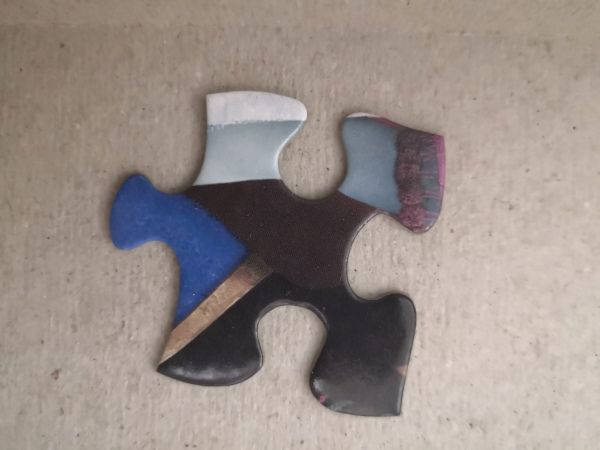
#> input picture Lab2/Images/image-83.jpg, 600 x 450 px
$ jupyter execute lab2.ipynb
#> lines starting #> are read from the running program, lines starting #| are printed output that depends on the picture
[cell 1]
import cv2
import numpy as np
import skimage
import imageio
import mpmath
import matplotlib.pyplot as plt
import seaborn as sns
import PIL

Question 1 Filters

[cell 2]
def GaussFilter(size, sigma):
    values =np.arange(-(size//2), size//2 + 1)
    x, y = np.meshgrid(values, values)
    g = (1/(2*np.pi * sigma**2)) * np.exp(-(x**2 + y**2)/(2*sigma**2))
    #normalisng it - sometimes the sum is not perfectly 1...
    g /= np.sum(g)
    # print(np.sum(g))
    return g

test_gauss = GaussFilter(49, 10**0.5)
plt.imshow(test_gauss, cmap="inferno")

[cell 3]
def LoG(size, sigma):
    values =np.arange(-(size//2), size//2 + 1)
    x, y = np.meshgrid(values, values)

    g = -((1)/(np.pi * sigma ** 4 )) * \
        (1- (x**2 + y**2)/(2* sigma **2)) * \
        np.exp(-(x**2 + y**2)/(2*sigma**2))


    return g
test_log = LoG(49, 10**0.5)
plt.imshow(test_log,cmap="inferno")
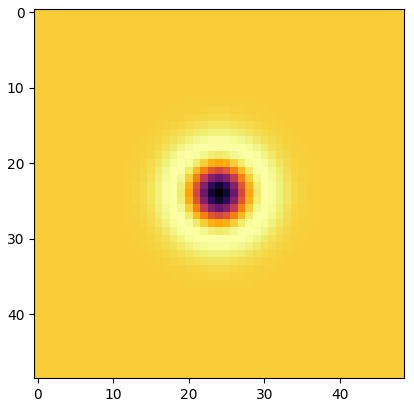
#> figure drawn by matplotlib, 1 panel

[cell 4]
def DoG(size, sigma, K):
    values =np.arange(-(size//2), size//2 + 1)
    x, y = np.meshgrid(values, values)

    g = (1/(2 * np.pi * sigma **2)) * \
        np.exp(-(x**2 + y ** 2)/(2 * sigma **2)) - \
        (1/ (2 * np.pi * K**2 *sigma**2)) * \
        np.exp(-(x**2 + y ** 2)/(2 * K**2 * sigma **2))

    return g

test_dog = DoG(49, 5, 10)
plt.imshow(test_dog,cmap="inferno")
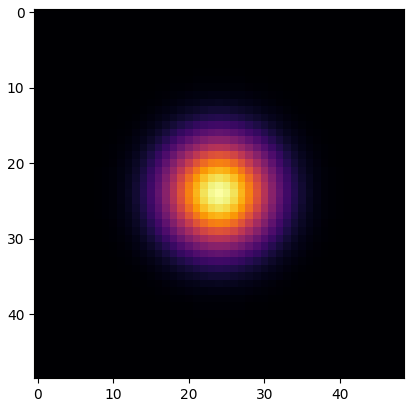
#> figure drawn by matplotlib, 1 panel
#> further down, image is the input picture: shape (450, 600, 3); mean B, G, R 137, 142.6, 153.3
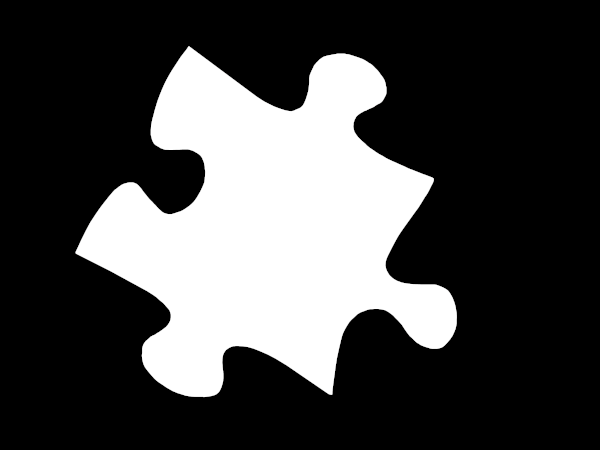
#> input picture Lab2/Images/mask-35.png, 600 x 450 px

Question 3

[cell 5]
def getLBPs(img,show_plot=False):
    lbps = []
    radii = [4, 8, 16, 24, 32]
    for radius in radii:
        lbp = skimage.feature.local_binary_pattern(img,12,radius,'uniform')
        lbps.append(lbp)

    if show_plot:
        fig, axes = plt.subplots(1, 5, figsize=(15, 5))
        for i, (img, label) in enumerate(zip(lbps, radii)):
            axes[i].imshow(img, cmap="gray")
            axes[i].axis('off')
            axes[i].set_title(label)

        plt.tight_layout()
        plt.show()

    return np.array(lbps)

[cell 6]
def apply_haar_filter(integral_images, filter_size,show_plot=False):
    h, w = integral_images[0].shape
    # integral images have a buffer at the end of each axis
    h= h-1
    w= w-1
    response = np.zeros((len(integral_images),h,w))

    for i in range(len(integral_images)):  # For each channel (R, G, B)
        integral_image = integral_images[i]

        for y in range(h):
            for x in range(w):
                A = integral_image[max(0,y - filter_size//2),max(0,x - filter_size//2)]
                B = integral_image[max(0,y - filter_size//2),min(w,x + filter_size//2)]
                C = integral_image[min(h,y + filter_size//2),max(0,x - filter_size//2)]
                D = integral_image[min(h,y + filter_size//2), min(w,x + filter_size//2)]

                pos_sum = A + D

                neg_sum = B + C

                response[i,y,x] = pos_sum - neg_sum

    if show_plot:
        fig, axes = plt.subplots(1, 3, figsize=(15, 5))
        for i  in range(response.shape[0]):
            axes[i].imshow(response[i].astype(np.uint8), )
            axes[i].axis('off')

        plt.tight_layout()
        plt.show()

    return response

Section 4

[cell 7]
def getFeatures(training_img, mask, show_plot=True):

#> called with show_plot = True
    vertical_prewitt = np.array([
        [1,1,1],
        [0,0,0],
        [-1,-1,-1]
    ])
    horizontal_prewitt = np.array([
        [1,0,-1],
        [1,0,-1],
        [1,0,-1]
    ])

    laplacian = np.array([
        [0,-1,0],
        [-1,4,-1],
        [0,-1,0]
    ])

    gauss = GaussFilter(49, 10**0.5)
    lgauss =  LoG(49, 10**0.5)
    dgauss = DoG(49,5,10)

    binary_mask = mask>128
#> binary_mask: shape (450, 600) bool; every value is 1
    #plt.imshow(binary_mask)

    #add dimensions
    # print(binary_mask.shape)
    hsv_training_img = cv2.cvtColor(training_img, cv2.COLOR_BGR2RGB)
    v,s,h = cv2.split(hsv_training_img)
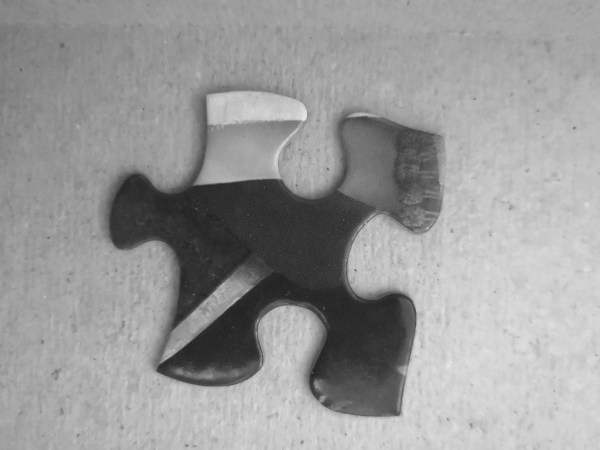
#> v: shape (450, 600); min 30, max 232, mean 153.3
    h, s,v = h*binary_mask, s*binary_mask, v*binary_mask
    # print(h.shape)
    b,g,r = cv2.split(training_img)
    r,g,b = r*binary_mask, g*binary_mask, b*binary_mask


    # get vertical prewitt for separated channels

    vert_prewitt_r = cv2.filter2D(src=r, ddepth=-1, kernel=vertical_prewitt)
    vert_prewitt_g = cv2.filter2D(src=g, ddepth=-1, kernel=vertical_prewitt)
    vert_prewitt_b = cv2.filter2D(src=b, ddepth=-1, kernel=vertical_prewitt)
    # get horizontal prewitt for separated channels

    hori_prewitt_r = cv2.filter2D(src=r, ddepth=-1, kernel=horizontal_prewitt)
    hori_prewitt_g = cv2.filter2D(src=g, ddepth=-1, kernel=horizontal_prewitt)
    hori_prewitt_b = cv2.filter2D(src=b, ddepth=-1, kernel=horizontal_prewitt)
    # get Laplacian for separated channels

    laplace_r = cv2.filter2D(src=r, ddepth=-1, kernel=laplacian)
    laplace_g = cv2.filter2D(src=g, ddepth=-1, kernel=laplacian)
    laplace_b = cv2.filter2D(src=b, ddepth=-1, kernel=laplacian)

    # get gaussian for seperate channels
    gauss_r = cv2.filter2D(src=r, ddepth=-1, kernel = gauss)
    gauss_g = cv2.filter2D(src=g, ddepth=-1, kernel = gauss)
    gauss_b = cv2.filter2D(src=b, ddepth=-1, kernel = gauss)

    # get log of gaussian for seperate channels
    l_gauss_r = cv2.filter2D(src=r, ddepth=-1, kernel = lgauss)
    l_gauss_g = cv2.filter2D(src=g, ddepth=-1, kernel = lgauss)
    l_gauss_b = cv2.filter2D(src=b, ddepth=-1, kernel = lgauss)
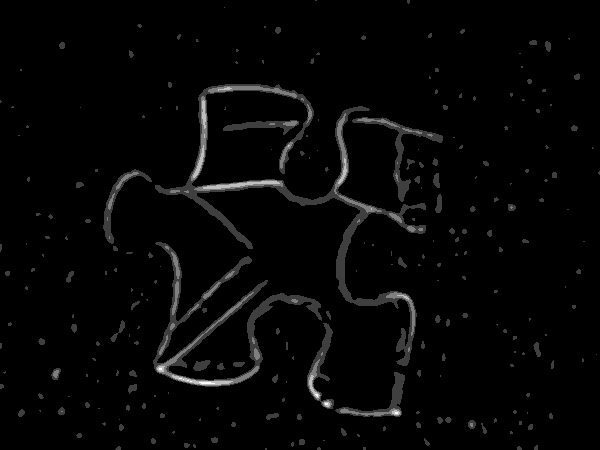
#> l_gauss_b: shape (450, 600); min 0, max 4, mean 0.0924; drawn with min black and max white

    # get log of gaussian for seperate channels
    d_gauss_r = cv2.filter2D(src=r, ddepth=-1, kernel = dgauss)
    d_gauss_g = cv2.filter2D(src=g, ddepth=-1, kernel = dgauss)
    d_gauss_b = cv2.filter2D(src=b, ddepth=-1, kernel = dgauss)
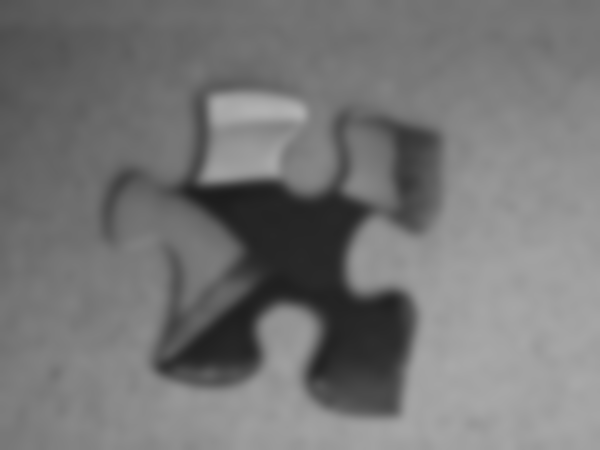
#> d_gauss_b: shape (450, 600); min 28, max 178, mean 117.7

    # get LBPs for seperate channels
    lbp_r = getLBPs(r)
#> after the loop in getLBPs, `for radius in radii:`: lbps = 5 items
    lbp_g = getLBPs(g)
    lbp_b = getLBPs(b)
#> the loop in getLBPs (call 3), `for radius in radii:` made 5 passes
#> pass 1, in getLBPs (call 3), `lbp = skimage.feature.local_binary_pattern(img,12,radius,'uniform')`:
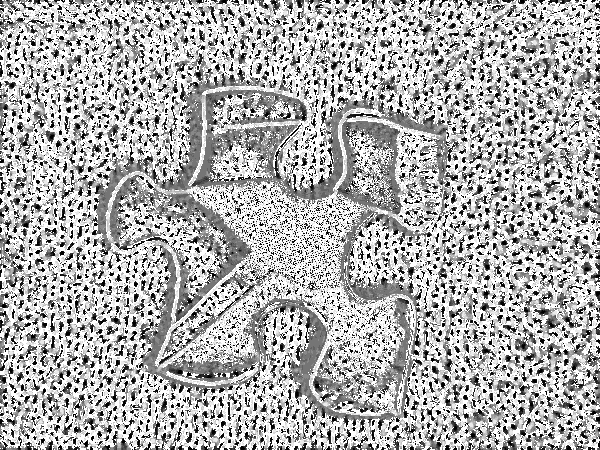
#> lbp: shape (450, 600) float64; min 0, max 13, mean 8.91; drawn with min black and max white
#> pass 3, in getLBPs (call 3), `lbp = skimage.feature.local_binary_pattern(img,12,radius,'uniform')`:
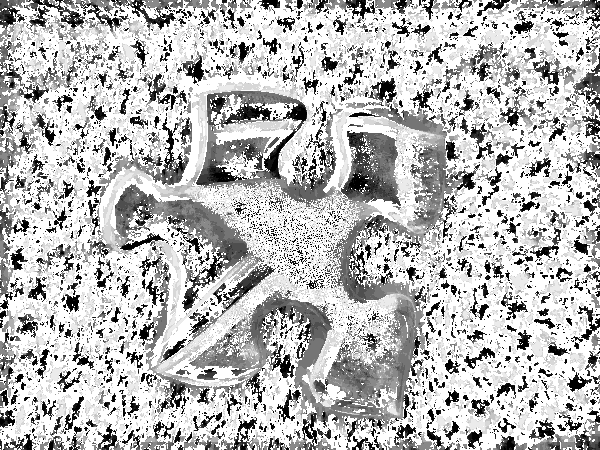
#> lbp: shape (450, 600) float64; min 0, max 13, mean 9.46; drawn with min black and max white

    # get Harr for seperate channels and sizes
    integral_images = [cv2.integral(training_img[:,:,i]) for i in range(3)]
#> integral_images = 3 items
    haar4 = apply_haar_filter(integral_images,4)
#> the loop in apply_haar_filter, `for i in range(len(integral_images)):` made 3 passes
#> pass 1, in apply_haar_filter, `integral_image = integral_images[i]`:
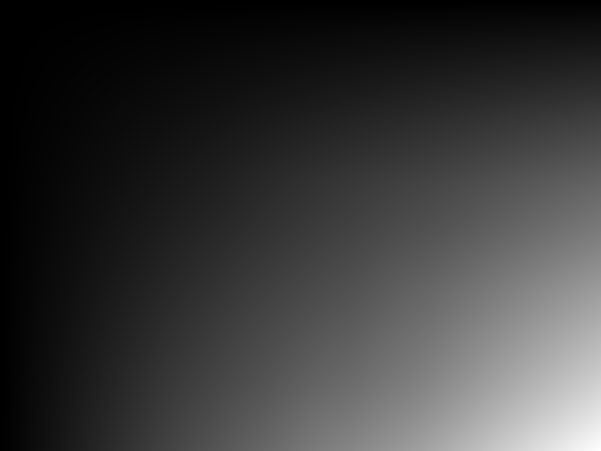
#> integral_image: shape (451, 601) int32; min 0, max 36998599, mean 8335450.4; drawn with min black and max white
    haar4_r = haar4[0]
    haar4_g = haar4[1]
    haar4_b = haar4[2]
    #haar4_r, haar4_g, haar4_b = haar4[0],haar4[1],haar4[2]
    haar8 = apply_haar_filter(integral_images,8)
#> the loop in apply_haar_filter (call 2), `for i in range(len(integral_images)):` made 3 passes
    haar8_r, haar8_g, haar8_b = haar8[0],haar8[1],haar8[2]
    haar16 = apply_haar_filter(integral_images,16)
    haar16_r, haar16_g, haar16_b = haar16[0],haar16[1],haar16[2]
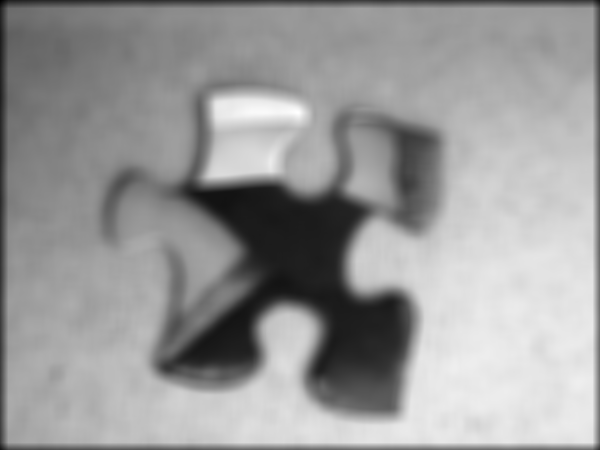
#> haar16_r: shape (450, 600) float64; min 6237, max 52960, mean 34482.4; drawn with min black and max white

    if show_plot:
        # vertical prewitt plot
        fig, axes = plt.subplots(nrows = 1, ncols = 3, figsize=(16,4))
        plt.subplot(1,3,1), plt.imshow( vert_prewitt_r,cmap="gray"), plt.axis("off")
        plt.subplot(1,3,2), plt.imshow( vert_prewitt_g,cmap="gray"), plt.axis("off")
        plt.subplot(1,3,3), plt.imshow( vert_prewitt_b,cmap="gray"), plt.axis("off")
        plt.suptitle("Vertical Prewitt of RGB image")
        plt.show()

        # horizontal prewitt plot
        fig, axes = plt.subplots(nrows = 1, ncols = 3, figsize=(16,4))
        plt.subplot(1,3,1), plt.imshow( hori_prewitt_r,cmap="gray"), plt.axis("off")
        plt.subplot(1,3,2), plt.imshow( hori_prewitt_g,cmap="gray"), plt.axis("off")
        plt.subplot(1,3,3), plt.imshow( hori_prewitt_b,cmap="gray"), plt.axis("off")
        plt.suptitle("Horizontal Prewitt of RGB image")
        plt.show()

        # laplace plot
        fig, axes = plt.subplots(nrows = 1, ncols = 3, figsize=(16,4))
        plt.subplot(1,3,1), plt.imshow( laplace_r,cmap="gray"), plt.axis("off")
        plt.subplot(1,3,2), plt.imshow( laplace_g,cmap="gray"), plt.axis("off")
        plt.subplot(1,3,3), plt.imshow( laplace_b,cmap="gray"), plt.axis("off")
        plt.suptitle("Laplacian of RGB image")
        plt.show()

        # gaussian plot
        fig, axes = plt.subplots(nrows = 1, ncols = 3, figsize=(16,4))
        plt.subplot(1,3,1), plt.imshow( gauss_r,cmap="gray"), plt.axis("off")
        plt.subplot(1,3,2), plt.imshow( gauss_g,cmap="gray"), plt.axis("off")
        plt.subplot(1,3,3), plt.imshow( gauss_b,cmap="gray"), plt.axis("off")
        plt.suptitle("Gaussian of RGB image")
        plt.show()


        # log of gaussian plot
        fig, axes = plt.subplots(nrows = 1, ncols = 3, figsize=(16,4))
        plt.subplot(1,3,1), plt.imshow( l_gauss_r,cmap="gray"), plt.axis("off")
        plt.subplot(1,3,2), plt.imshow( l_gauss_g,cmap="gray"), plt.axis("off")
        plt.subplot(1,3,3), plt.imshow( l_gauss_b,cmap="gray"), plt.axis("off")
        plt.suptitle("Log of Gaussian of RGB image")
        plt.show()

        # difference of gaussian plot
        fig, axes = plt.subplots(nrows = 1, ncols = 3, figsize=(16,4))
        plt.subplot(1,3,1), plt.imshow( d_gauss_r,cmap="gray"), plt.axis("off")
        plt.subplot(1,3,2), plt.imshow( d_gauss_g,cmap="gray"), plt.axis("off")
        plt.subplot(1,3,3), plt.imshow( d_gauss_b,cmap="gray"), plt.axis("off")
        plt.suptitle("Difference of Gaussian of RGB image")
        plt.show()

        # LBP Red plot
        fig, axes = plt.subplots(1, 5, figsize=(15, 5))
        for i, (img, label) in enumerate(zip(lbp_r, [4,8,16,24,32])):
            axes[i].imshow(img, cmap="gray")
            axes[i].axis('off')
            axes[i].set_title(label)
#> this loop made 5 passes
#> label on passes 1 to 5: 4, 8, 16, 24, 32

        plt.suptitle("LBPs of Red image")
        plt.show()

        # LBP Green plot
        fig, axes = plt.subplots(1, 5, figsize=(15, 5))
        for i, (img, label) in enumerate(zip(lbp_g, [4,8,16,24,32])):
            axes[i].imshow(img, cmap="gray")
            axes[i].axis('off')
            axes[i].set_title(label)

        plt.suptitle("LBPs of Green image")
        plt.show()

        # LBP Blue plot
        fig, axes = plt.subplots(1, 5, figsize=(15, 5))
        for i, (img, label) in enumerate(zip(lbp_b, [4,8,16,24,32])):
            axes[i].imshow(img, cmap="gray")
            axes[i].axis('off')
            axes[i].set_title(label)

        plt.suptitle("LBPs of Blue image")
        plt.show()

        # Haar4 Filter plot
        fig, axes = plt.subplots(1, 3, figsize=(15, 5))
        for i  in range(haar4.shape[0]):
            axes[i].imshow(haar4[i].astype(np.uint8),cmap="gray")
            axes[i].axis('off')

        plt.suptitle("Haar 4 of RGB image")
        plt.show()

        # Haar8 Filter plot
        fig, axes = plt.subplots(1, 3, figsize=(15, 5))
        for i  in range(haar8.shape[0]):
            axes[i].imshow(haar8[i].astype(np.uint8),cmap="gray")
            axes[i].axis('off')

        plt.suptitle("Haar 8 of RGB image")
        plt.show()

        # Haar16 Filter plot
        fig, axes = plt.subplots(1, 3, figsize=(15, 5))
        for i  in range(haar16.shape[0]):
            axes[i].imshow(haar16[i].astype(np.uint8),cmap="gray")
            axes[i].axis('off')

        plt.suptitle("Haar 16 of RGB image")
        plt.show()


    features = [
        vert_prewitt_r, hori_prewitt_r,
        vert_prewitt_g, hori_prewitt_g,
        vert_prewitt_b, hori_prewitt_b,
        laplace_r, laplace_g, laplace_b,
        gauss_r, l_gauss_r, d_gauss_r,
        gauss_g, l_gauss_g, d_gauss_g,
        gauss_b, l_gauss_b, d_gauss_b,
        lbp_r[0],lbp_r[1],lbp_r[2],lbp_r[3],lbp_r[4],
        lbp_g[0],lbp_g[1],lbp_g[2],lbp_g[3],lbp_g[4],
        lbp_b[0],lbp_b[1],lbp_b[2],lbp_b[3],lbp_b[4],
        haar4[0],haar4[1],haar4[1],
        haar8[0],haar8[1],haar8[1],
        haar16[0],haar16[1],haar16[1],
        r, g, b,
        h, s, v,
    ]

    flattened_features = np.array([f[binary_mask].flatten() for f in features])
    # print(flattened_features[0].shape)

    return np.array(flattened_features)

[cell 8]
image = cv2.imread("Images/image-83.jpg")
mask = cv2.imread("Images/mask-35.png", cv2.IMREAD_GRAYSCALE)
null = np.ones_like(mask)*255

original_features = getFeatures(image, null, show_plot=True)
